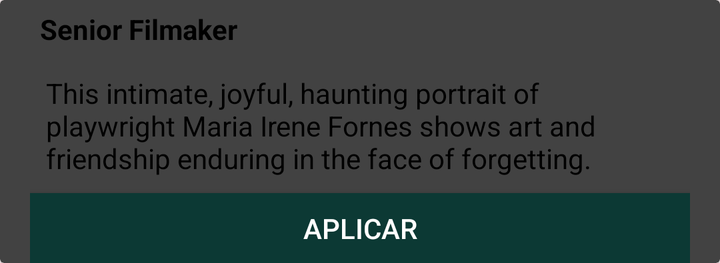
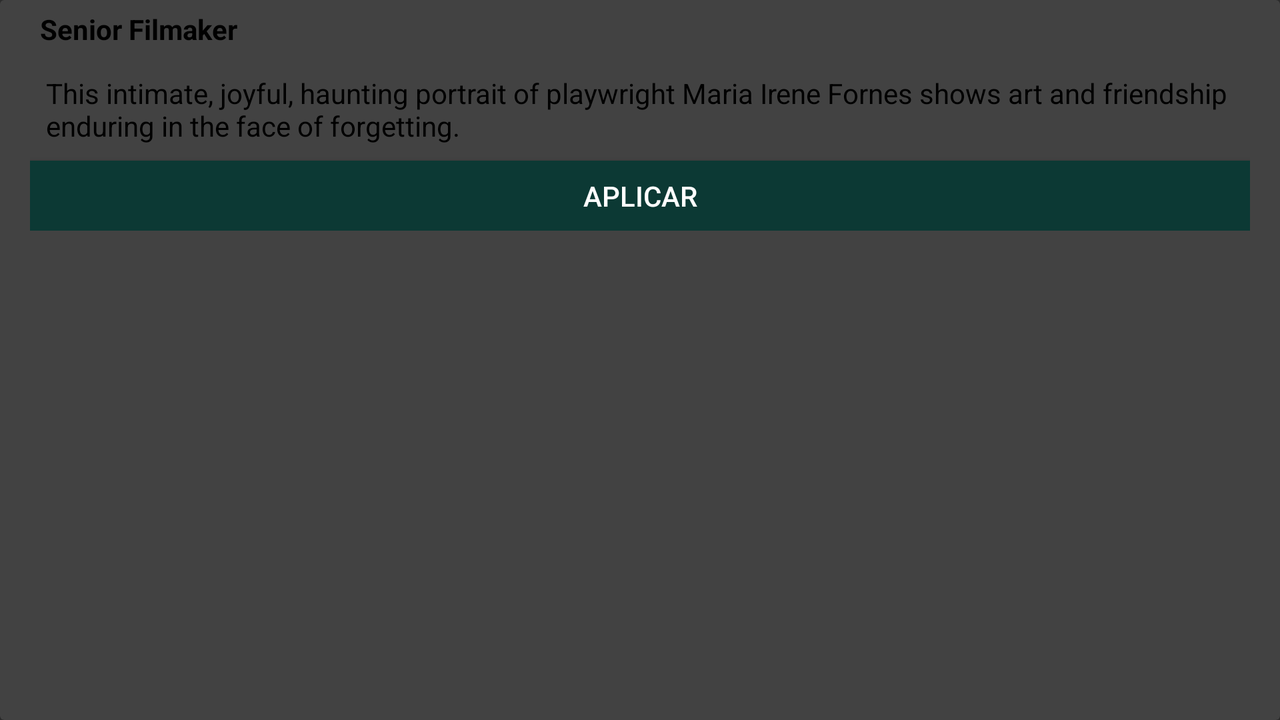

An Android layout and its configuration variant, each rendered on a device that would load it. The default file and the variant file are quoted in full after the pictures.
<!-- AndroidManifest.xml: application theme Theme.AppCompat.NoActionBar -->
<!-- res/layout/professional.xml -->
<?xml version="1.0" encoding="utf-8"?>
<LinearLayout xmlns:android="http://schemas.android.com/apk/res/android"
    android:layout_width="wrap_content"
    android:layout_height="wrap_content"
    android:background="#f7ebed">

    <android.support.v7.widget.CardView xmlns:android="http://schemas.android.com/apk/res/android"
        android:orientation="vertical"
        android:layout_width="match_parent"
        android:layout_height="match_parent">


        <LinearLayout
            android:layout_width="wrap_content"
            android:layout_height="wrap_content"

            android:orientation="vertical"
            android:paddingLeft="15dp"
            android:paddingRight="15dp">

            <TextView
                android:layout_width="wrap_content"
                android:layout_height="wrap_content"
                android:layout_margin="5dp"
                android:id="@+id/professionalType"
                android:textColor="#000000"
                android:textStyle="bold"
                android:text="Senior Filmaker " />

            <TextView

                android:layout_width="wrap_content"
                android:layout_height="wrap_content"
                android:layout_margin="8dp"
                android:id="@+id/professionalDescription"
                android:text="This intimate, joyful, haunting portrait of playwright Maria Irene Fornes shows art and friendship enduring in the face of forgetting."
                android:textColor="#000000"

                android:textStyle="normal" />

            <Button
                android:layout_width="match_parent"
                android:layout_height="35dp"
                android:background="#0c3934"
                android:text="Aplicar"
                android:textColor="#ffffff" />

        </LinearLayout>

    </android.support.v7.widget.CardView>
</LinearLayout>
<!-- resources referenced by this layout -->
<resources>

</resources>
<!-- res/layout-land/professional.xml (the repository's variant of the layout above) -->
<!-- drawn on the phone turned sideways -->
<?xml version="1.0" encoding="utf-8"?>
<android.support.v7.widget.CardView xmlns:android="http://schemas.android.com/apk/res/android"
    android:orientation="vertical"
    android:layout_width="match_parent"
    android:layout_height="match_parent">


    <LinearLayout
        android:layout_width="wrap_content"
        android:layout_height="wrap_content"

        android:orientation="vertical"
        android:paddingLeft="15dp"
        android:paddingRight="15dp">

        <TextView
            android:layout_width="wrap_content"
            android:layout_height="wrap_content"
            android:layout_margin="5dp"
            android:id="@+id/professionalType"
            android:textColor="#000000"
            android:textStyle="bold"
            android:text="Senior Filmaker " />

        <TextView

            android:layout_width="wrap_content"
            android:layout_height="wrap_content"
            android:layout_margin="8dp"
            android:id="@+id/professionalDescription"
            android:text="This intimate, joyful, haunting portrait of playwright Maria Irene Fornes shows art and friendship enduring in the face of forgetting."
            android:textColor="#000000"

            android:textStyle="normal" />

        <Button
            android:layout_width="match_parent"
            android:layout_height="35dp"
            android:background="#0c3934"
            android:text="Aplicar"
            android:textColor="#ffffff" />

    </LinearLayout>

</android.support.v7.widget.CardView>
